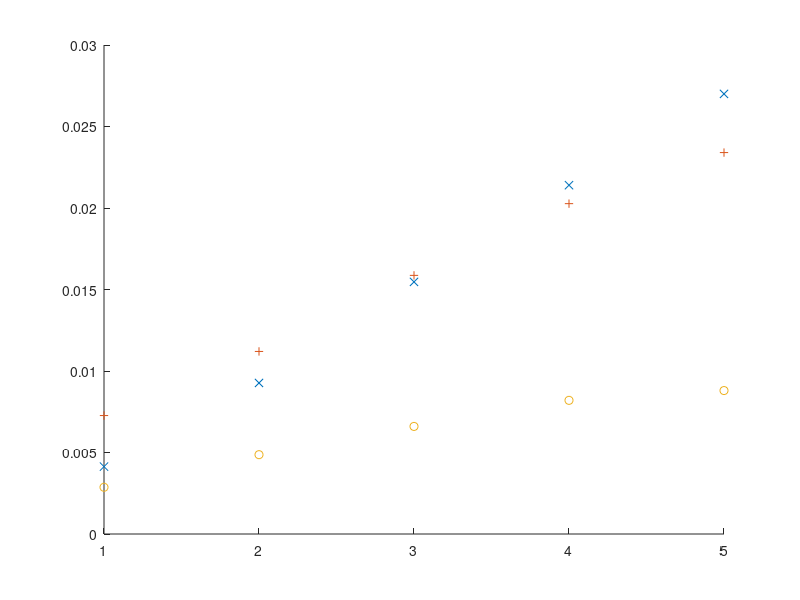

Write the MATLAB code that produced this figure. (Note: this script raises an error after producing the figure.)
clear;
clc;
hold on;
x=[1.000 	2.000 	3.000 	4.000 	5.000 ];
y1=[0.0041333333 	0.0092666667 	0.0154666667 	0.0214000000 	0.0270000000 ];
y2=[0.0072666667 	0.0112000000 	0.0158666667 	0.0202666667 	0.0234000000 ];
y3=[0.0028666667 	0.0048666667 	0.0066000000 	0.0082000000 	0.0088000000 ];

scatter(x,y1,'xk');%散点图
scatter(x,y2,'+k');
scatter(x,y3,'ok');

values1 = spcrv([[x(1) x x(end)];[y1(1) y1 y1(end)]],3);%为画平滑曲线进行插值（增加数据间推算的点）
values2 = spcrv([[x(1) x x(end)];[y2(1) y2 y2(end)]],3);
values3 = spcrv([[x(1) x x(end)];[y3(1) y3 y3(end)]],3);

plot(values1(1,:),values1(2,:),'-k');%画平滑曲线
plot(values2(1,:),values2(2,:),'--k');
plot(values3(1,:),values3(2,:),'-.k');

title('可逆性判断');
xlabel('[E]');
ylabel('v');
legend('无抑制剂','KH_2PO_4','NaF','无抑制剂','KH_2PO_4','NaF')

hold off;